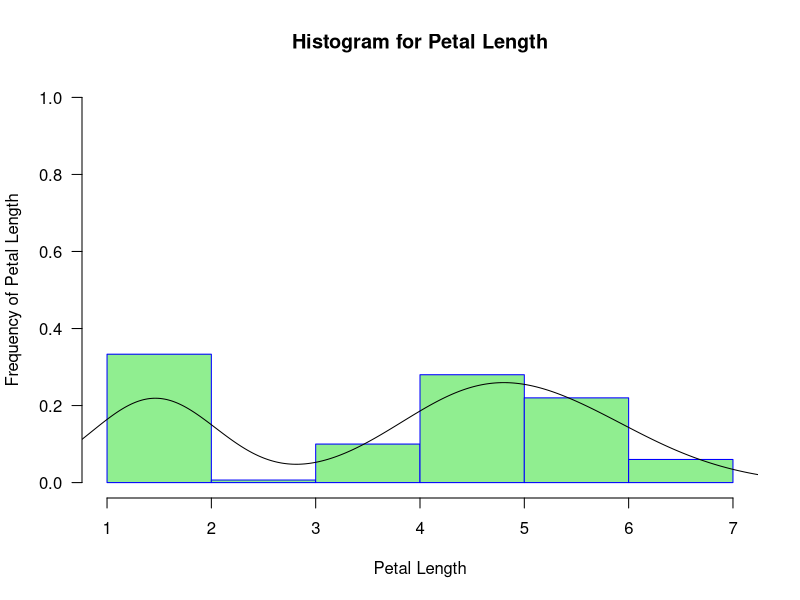
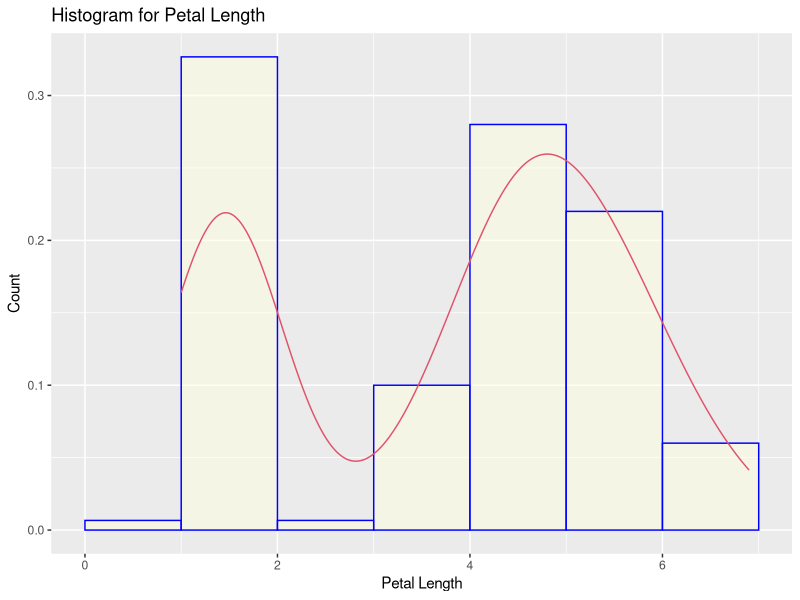

Here is the R script that generated these plots, in order:


data(iris)
iris$Sepal.Length
iris$Petal.Length


library(ggplot2)
data(iris)
# This is code for week 1 case study of GEO 511 fall 2021

data("iris")
petal_length_mean <- mean(iris$Petal.Length)
petal_length_mean
hist(iris$Petal.Length, 
     main = "Histogram for Petal Length", 
     xlab = "Petal Length", 
     ylab = "Frequency of Petal Length", 
     col = "lightgreen", 
     border = "blue", 
     las = 1, # place ylab horizontally
     breaks = 6,
     # breaks = c(1:7), 
     # ylim = c(0,50), 
     ylim = c(0,1), # for prob = TRUE
     prob = TRUE
)
lines(density(iris$Petal.Length))

library(tidyverse)
library(here)
library(ggplot2)
iris %>% 
  ggplot(aes(x = Petal.Length)) + 
  geom_histogram(breaks = seq(0, 7, by = 1), 
                 col = "blue",
                 fill = "lightyellow",
                 # aes(fill = ..count..), # for scale_fill_gradient
                 alpha = .5, 
                 aes(y = ..density..)) + 
  labs(title = "Histogram for Petal Length", x = "Petal Length", y = "Count") + 
  # xlim(c(0, 7)) + 
  # ylim(c(0, 50)) + 
  # scale_fill_gradient("Count", low = "green", high = "red") + 
  geom_density(col = 2)

